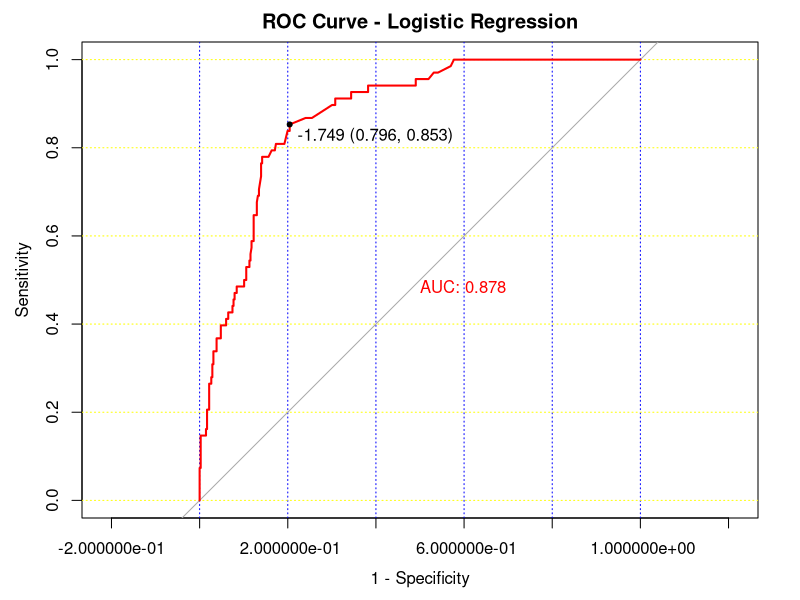

Write R code to recreate this figure.
library('MASS')
library('caret')

# 加载数据
X <- read.csv("X.csv", header = TRUE)
y <- read.csv("y.csv", header = TRUE)

# 合并数据集并划分
data <- cbind(X, y)

set.seed(123) # 123
indices <- 1:nrow(data)
shuffled_indices <- sample(indices)
train_size <- floor(0.8 * length(indices)) # 修改比例
train_indices <- shuffled_indices[1:train_size]
test_indices <- shuffled_indices[(train_size + 1):length(indices)]

train_data <- data[train_indices, ]
test_data <- data[test_indices, ]

# Logistic Regression using stepAIC
logit_model <- glm(dod ~ ., data = train_data, family = binomial)
step_model <- stepAIC(logit_model, direction = "both")
summary.glm(step_model)

# test_predictions <- predict(step_model, newdata = test_data, type = "response")
# threshold <- 0.5
# test_predictions_binary <- ifelse(test_predictions > threshold, 1, 0)

ci <- confint(step_model)
print(ci)
exp(coef(step_model))
exp(cbind(OR <- coef(step_model), ci))

predictions <- predict(step_model, test_data)


# 模型评价
library(pROC)
roc_obj <- roc(test_data[, ncol(test_data)], predictions)

plot(roc_obj,col="red",#颜色
     main="ROC Curve - Logistic Regression",
     legacy.axes=T,#y轴格式更改
     print.auc=TRUE,#显示AUC面积
     print.thres=TRUE,#添加截点和95%CI
     grid=c(0.2,0.2),grid.col=c("blue","yellow"))#网格线设置


